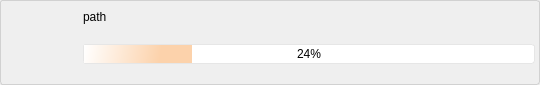
<?xml version="1.0" encoding="UTF-8"?>
<ui version="4.0">
 <class>stateWidget</class>
 <widget class="QWidget" name="stateWidget">
  <property name="windowModality">
   <enum>Qt::NonModal</enum>
  </property>
  <property name="geometry">
   <rect>
    <x>0</x>
    <y>0</y>
    <width>540</width>
    <height>85</height>
   </rect>
  </property>
  <property name="sizePolicy">
   <sizepolicy hsizetype="Minimum" vsizetype="Minimum">
    <horstretch>0</horstretch>
    <verstretch>0</verstretch>
   </sizepolicy>
  </property>
  <property name="minimumSize">
   <size>
    <width>0</width>
    <height>0</height>
   </size>
  </property>
  <property name="maximumSize">
   <size>
    <width>16777215</width>
    <height>200</height>
   </size>
  </property>
  <property name="windowTitle">
   <string>Form</string>
  </property>
  <property name="styleSheet">
   <string notr="true">.QWidget {
	font: 9pt &quot;JetBrains Mono&quot;;
	border: 1px solid gray;   /* 边框 */
	border-radius: 3px;   /* 圆角 */
	border-color: rgb(209, 209, 209);
}
</string>
  </property>
  <layout class="QVBoxLayout" name="verticalLayout_3" stretch="0">
   <property name="spacing">
    <number>5</number>
   </property>
   <property name="leftMargin">
    <number>15</number>
   </property>
   <property name="topMargin">
    <number>5</number>
   </property>
   <property name="rightMargin">
    <number>5</number>
   </property>
   <property name="bottomMargin">
    <number>5</number>
   </property>
   <item>
    <layout class="QHBoxLayout" name="horizontalLayout" stretch="5,10">
     <property name="spacing">
      <number>20</number>
     </property>
     <item>
      <widget class="QLabel" name="label">
       <property name="enabled">
        <bool>true</bool>
       </property>
       <property name="sizePolicy">
        <sizepolicy hsizetype="Fixed" vsizetype="Fixed">
         <horstretch>0</horstretch>
         <verstretch>0</verstretch>
        </sizepolicy>
       </property>
       <property name="maximumSize">
        <size>
         <width>48</width>
         <height>48</height>
        </size>
       </property>
       <property name="styleSheet">
        <string notr="true">image: url(:/icon/icon/m3u8.png);</string>
       </property>
       <property name="text">
        <string/>
       </property>
       <property name="alignment">
        <set>Qt::AlignCenter</set>
       </property>
      </widget>
     </item>
     <item>
      <layout class="QVBoxLayout" name="verticalLayout" stretch="1,1,2,2,1">
       <property name="spacing">
        <number>20</number>
       </property>
       <item>
        <spacer name="verticalSpacer">
         <property name="orientation">
          <enum>Qt::Vertical</enum>
         </property>
         <property name="sizeHint" stdset="0">
          <size>
           <width>20</width>
           <height>40</height>
          </size>
         </property>
        </spacer>
       </item>
       <item>
        <widget class="QLabel" name="pathLabel">
         <property name="maximumSize">
          <size>
           <width>16777215</width>
           <height>30</height>
          </size>
         </property>
         <property name="styleSheet">
          <string notr="true">font: 9pt &quot;黑体&quot;;</string>
         </property>
         <property name="text">
          <string>path</string>
         </property>
        </widget>
       </item>
       <item alignment="Qt::AlignTop">
        <widget class="QProgressBar" name="progressBar">
         <property name="minimumSize">
          <size>
           <width>0</width>
           <height>20</height>
          </size>
         </property>
         <property name="maximumSize">
          <size>
           <width>16777215</width>
           <height>30</height>
          </size>
         </property>
         <property name="layoutDirection">
          <enum>Qt::LeftToRight</enum>
         </property>
         <property name="styleSheet">
          <string notr="true">QProgressBar {
	border: 1px solid gray;
	background-color: rgb(255, 255, 255);
	border-color: rgb(230, 230, 230);
	border-radius: 3px;   /* 圆角 */
	
	font: 9pt &quot;黑体&quot;;
}

QProgressBar::chunk {
	background-color: qlineargradient(spread:pad, x1:1, y1:0.0284091, x2:0, y2:0, stop:0.278607 rgba(252, 210, 171, 255), stop:1 rgba(255, 255, 255, 255));
}</string>
         </property>
         <property name="value">
          <number>24</number>
         </property>
         <property name="alignment">
          <set>Qt::AlignCenter</set>
         </property>
         <property name="textDirection">
          <enum>QProgressBar::TopToBottom</enum>
         </property>
        </widget>
       </item>
       <item>
        <spacer name="verticalSpacer_3">
         <property name="orientation">
          <enum>Qt::Vertical</enum>
         </property>
         <property name="sizeHint" stdset="0">
          <size>
           <width>20</width>
           <height>40</height>
          </size>
         </property>
        </spacer>
       </item>
       <item>
        <spacer name="verticalSpacer_2">
         <property name="orientation">
          <enum>Qt::Vertical</enum>
         </property>
         <property name="sizeHint" stdset="0">
          <size>
           <width>20</width>
           <height>40</height>
          </size>
         </property>
        </spacer>
       </item>
      </layout>
     </item>
    </layout>
   </item>
  </layout>
 </widget>
 <resources>
  <include location="../res/resource.qrc"/>
 </resources>
 <connections/>
</ui>
